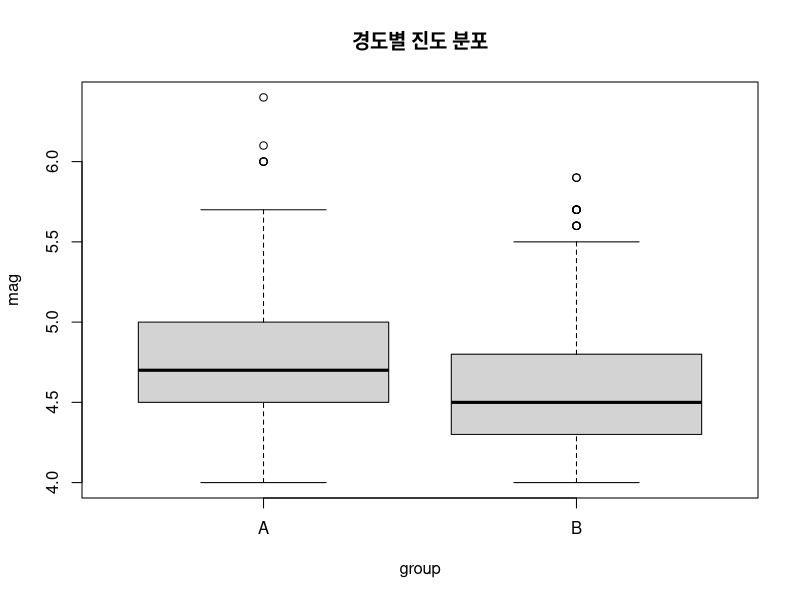

Generate this figure with R:
temp <- quakes # 피지(Fiji) 지역에서 발생한 지진에 대한 정보

# 열(변수) 5개
# lat: 지진의 위도 (latitude)
# long: 지진의 경도 (longitude)
# depth: 지진의 깊이 (km 단위)
# mag: 지진의 규모 (리히터 규모)
# stations: 지진을 감지한 관측소의 수
head(temp)

temp$group <- 'A'
temp$group[temp$long>=180] <- 'B'
head(temp)

boxplot(mag~group, data=temp, main="경도별 진도 분포")
